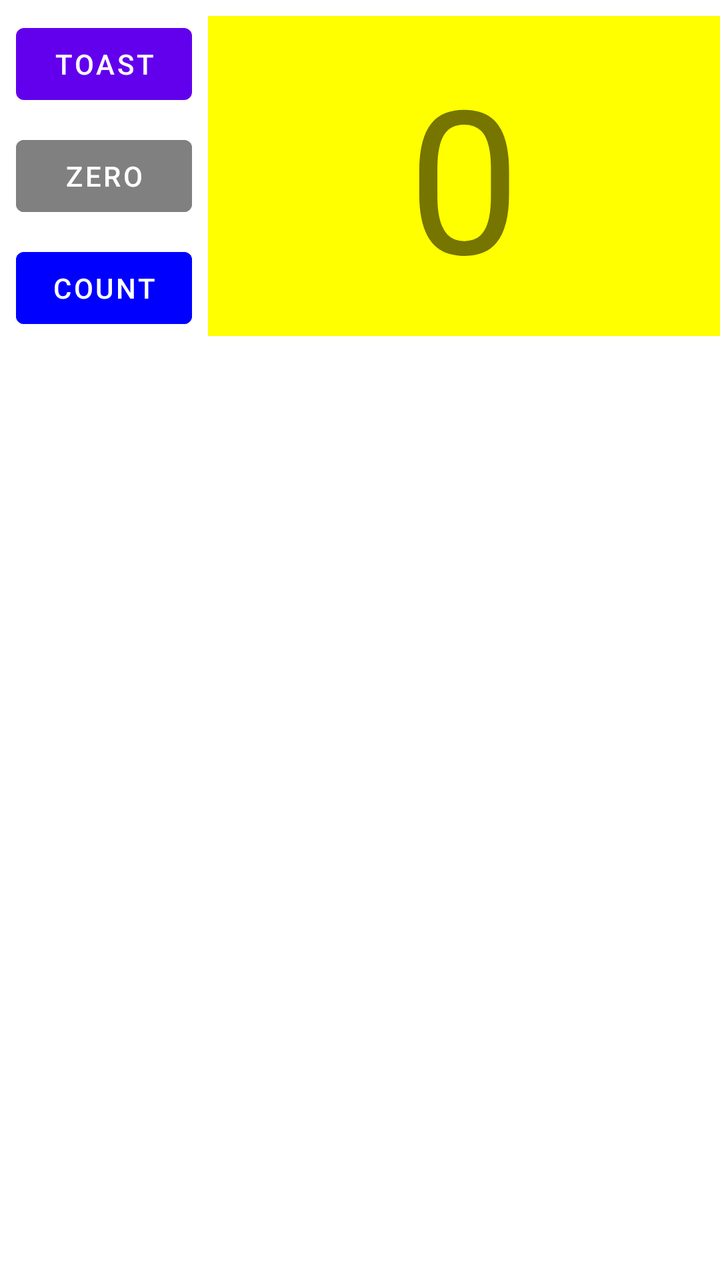
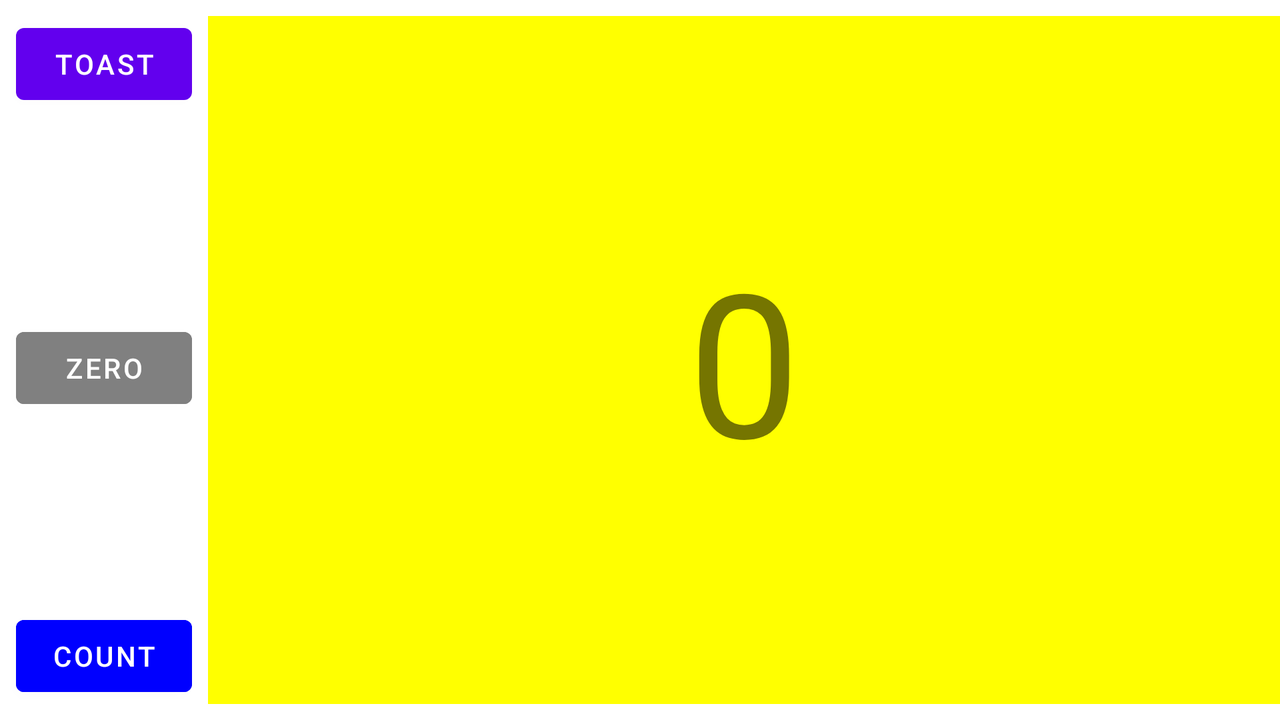

One screen, two layout resources from the same app: the default and the repository's alternative for another configuration. Each is rendered where Android would select it; the XML of both is given below.
<!-- AndroidManifest.xml: application theme Theme.Aston_lesson_2 -->
<!-- res/layout/activity_lesson12_bactivity.xml -->
<?xml version="1.0" encoding="utf-8"?>
<androidx.constraintlayout.widget.ConstraintLayout xmlns:android="http://schemas.android.com/apk/res/android"
    xmlns:app="http://schemas.android.com/apk/res-auto"
    xmlns:tools="http://schemas.android.com/tools"
    android:layout_width="match_parent"
    android:layout_height="match_parent"
    tools:context=".lesson_12_B.Lesson12BActivity">

    <Button
        android:id="@+id/bToast"
        android:layout_width="wrap_content"
        android:layout_height="wrap_content"
        android:layout_marginStart="8dp"
        android:text="@string/button_label_toast"
        android:layout_marginTop="8dp"
        app:layout_constraintStart_toStartOf="parent"
        app:layout_constraintTop_toTopOf="parent">
    </Button>

    <Button
        android:id="@+id/bZero"
        android:layout_width="wrap_content"
        android:layout_height="wrap_content"
        android:text="@string/zero_value"
        app:layout_constraintStart_toStartOf="parent"
        android:layout_marginStart="8dp"
        android:layout_marginTop="8dp"
        android:backgroundTint="@color/gray"
        app:layout_constraintTop_toBottomOf="@+id/bToast" />


    <Button
        android:id="@+id/bCount"
        android:layout_width="wrap_content"
        android:layout_height="wrap_content"
        android:layout_marginStart="8dp"
        android:layout_marginTop="8dp"
        android:text="@string/button_label_count"
        app:layout_constraintStart_toStartOf="parent"
        app:layout_constraintTop_toBottomOf="@+id/bZero"
        android:backgroundTint="@color/blue">
    </Button>

    <TextView
        android:id="@+id/show_count"
        android:layout_width="0dp"
        android:layout_height="0dp"
        android:layout_marginStart="8dp"
        android:layout_marginTop="8dp"
        android:background="@color/yellow"
        android:gravity="center"
        android:text="@string/count_initial_value"
        android:textSize="100sp"
        app:layout_constraintBottom_toBottomOf="@+id/bCount"
        app:layout_constraintEnd_toEndOf="parent"
        app:layout_constraintStart_toEndOf="@+id/bToast"
        app:layout_constraintTop_toTopOf="parent" />

</androidx.constraintlayout.widget.ConstraintLayout>
<!-- resources referenced by this layout -->
<resources>
  <color name="blue">#0000ff</color>
  <color name="gray">#808080</color>
  <color name="yellow">#FFFF00</color>
  <string name="button_label_count">Count</string>
  <string name="button_label_toast">Toast</string>
  <string name="count_initial_value">0</string>
  <string name="zero_value">ZERO</string>
  <style name="Theme.Aston_lesson_2" parent="Theme.MaterialComponents.DayNight.DarkActionBar">
          
          <item name="colorPrimary">@color/purple_500</item>
          <item name="colorPrimaryVariant">@color/purple_700</item>
          <item name="colorOnPrimary">@color/white</item>
          
          <item name="colorSecondary">@color/teal_200</item>
          <item name="colorSecondaryVariant">@color/teal_700</item>
          <item name="colorOnSecondary">@color/black</item>
          
          <item name="android:statusBarColor">?attr/colorPrimaryVariant</item>
          
      </style>
  <color name="purple_500">#FF6200EE</color>
  <color name="purple_700">#FF3700B3</color>
  <color name="white">#FFFFFFFF</color>
  <color name="teal_200">#FF03DAC5</color>
  <color name="teal_700">#FF018786</color>
  <color name="black">#FF000000</color>
</resources>
<!-- res/layout-land/activity_lesson12_bactivity.xml (the repository's variant of the layout above) -->
<!-- drawn on the phone turned sideways -->
<?xml version="1.0" encoding="utf-8"?>
<androidx.constraintlayout.widget.ConstraintLayout xmlns:android="http://schemas.android.com/apk/res/android"
    xmlns:app="http://schemas.android.com/apk/res-auto"
    xmlns:tools="http://schemas.android.com/tools"
    android:layout_width="match_parent"
    android:layout_height="match_parent"
    tools:context=".lesson_12_B.Lesson12BActivity">

    <Button
        android:id="@+id/bToast"
        android:layout_width="wrap_content"
        android:layout_height="wrap_content"
        android:layout_marginStart="8dp"
        android:text="@string/button_label_toast"
        android:layout_marginTop="8dp"
        app:layout_constraintStart_toStartOf="parent"
        app:layout_constraintTop_toTopOf="parent">
    </Button>

    <Button
        android:id="@+id/bZero"
        android:layout_width="wrap_content"
        android:layout_height="wrap_content"
        android:layout_marginStart="8dp"

        android:layout_marginTop="8dp"
        android:backgroundTint="@color/gray"
        android:text="@string/zero_value"
        app:layout_constraintBottom_toTopOf="@+id/bCount"
        app:layout_constraintStart_toStartOf="parent"
        app:layout_constraintTop_toBottomOf="@+id/bToast" />


    <Button
        android:id="@+id/bCount"
        android:layout_width="wrap_content"
        android:layout_height="wrap_content"
        android:layout_marginStart="8dp"
        android:layout_marginBottom="8dp"
        android:backgroundTint="@color/blue"
        android:text="@string/button_label_count"
        app:layout_constraintBottom_toBottomOf="parent"
        app:layout_constraintStart_toStartOf="parent">

    </Button>

    <TextView
        android:id="@+id/show_count"
        android:layout_width="0dp"
        android:layout_height="0dp"
        android:layout_marginStart="8dp"
        android:layout_marginTop="8dp"
        android:background="@color/yellow"
        android:gravity="center"
        android:text="@string/count_initial_value"
        android:textSize="100sp"
        app:layout_constraintBottom_toBottomOf="@+id/bCount"
        app:layout_constraintEnd_toEndOf="parent"
        app:layout_constraintStart_toEndOf="@+id/bToast"
        app:layout_constraintTop_toTopOf="parent" />

</androidx.constraintlayout.widget.ConstraintLayout>
